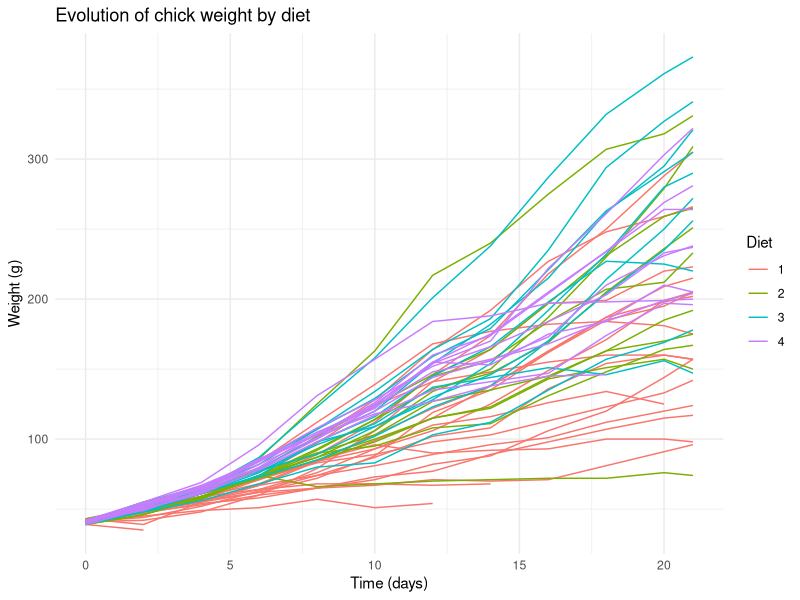
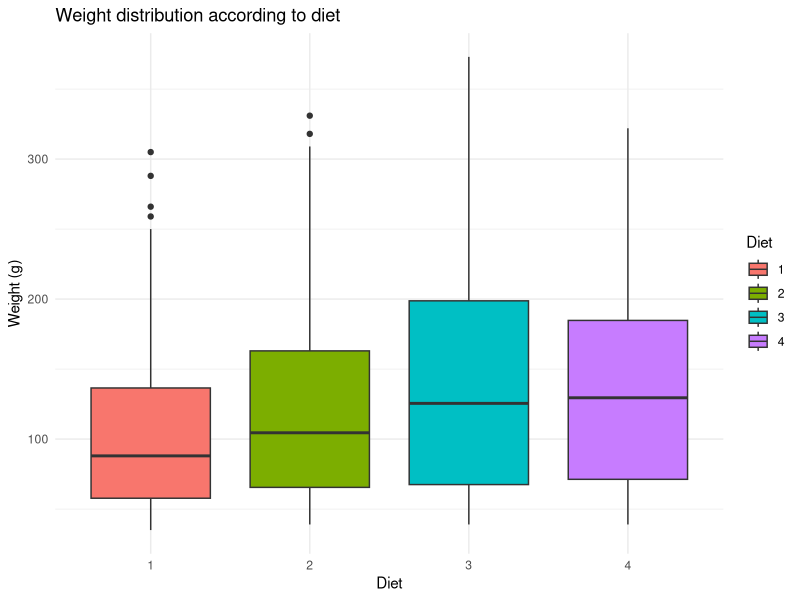
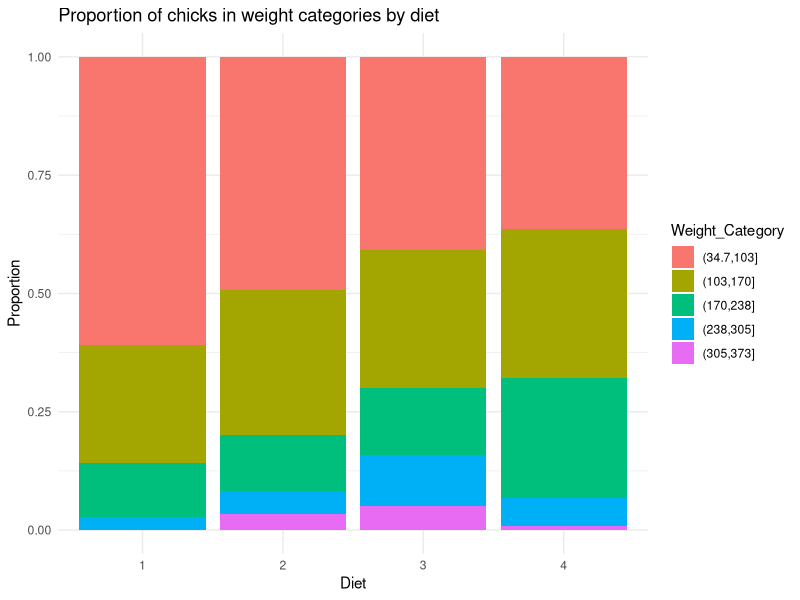

R code for these plots, in order:
## ---- chunk 1
knitr::opts_chunk$set(echo = TRUE)
## ---- chunk 2
head(ChickWeight, 50)
## ---- chunk 3
library(ggplot2)

ggplot(ChickWeight, aes(x = Time, y = weight, group = Chick, color = Diet)) +
  geom_line() +
  labs(title = "Evolution of chick weight by diet",
       x = "Time (days)",
       y = "Weight (g)")+
  theme_minimal()
## ---- chunk 4
library(ggplot2)

ggplot(ChickWeight, aes(x = Diet, y = weight, fill = Diet)) +
  geom_boxplot() +
  labs(title = "Weight distribution according to diet",
       x = "Diet",
       y = "Weight (g)") +
  theme_minimal()

## ---- chunk 5
ChickWeight$Weight_Category <- cut(ChickWeight$weight, breaks = 5)

ggplot(ChickWeight, aes(x = Diet, fill = Weight_Category)) +
  geom_bar(position = "fill") +
  labs(title = "Proportion of chicks in weight categories by diet",
       x = "Diet",
       y = "Proportion") +
  theme_minimal()

## ---- chunk 6
# Charge the Dataset
weight <- ChickWeight$weight
time <- ChickWeight$Time

# Mean of weight and time
weight_mean <- sum(weight) / length(weight)
time_mean <- sum(time) / length(time)

# Variance of weight and time
weight_var <- sum((weight - weight_mean)^2) / (length(weight) - 1)
time_var <- sum((time - time_mean)^2) / (length(time) - 1)

# Results
cat("Weight mean:", weight_mean, "\n")
cat("Weight variance:", weight_var, "\n")
cat("Time mean:", time_mean, "\n")
cat("Time variance:", time_var, "\n")

## ---- chunk 7
weight_diff <- weight - weight_mean
time_diff <- time - time_mean

# Covariance calc
covariance <- sum(weight_diff * time_diff) / (length(weight) - 1)

# Result
cat("Covariance between weight and time:", covariance, "\n")
